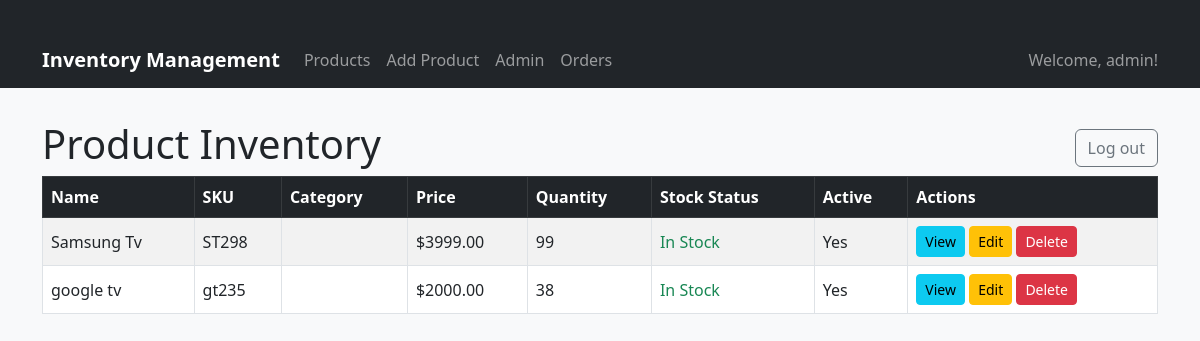
Screenshot of /inventory/ (signed in) with the database file from the repository.
### authentication/models.py (models this page shows, shortened)
class CustomUser(AbstractUser):
    ROLE_CHOICES = [
        ('store_manager', 'Store Manager'),
        ('sales_staff', 'Sales Staff'),
        ('system_admin', 'System Administrator'),
    ]
    role = models.CharField(max_length=20, choices=ROLE_CHOICES, default='sales_staff')
    phone = models.CharField(max_length=15, blank=True, null=True)
    created_at = models.DateTimeField(auto_now_add=True)
    updated_at = models.DateTimeField(auto_now=True)

### inventory/models.py (models this page shows, shortened)
class Product(models.Model):
    name = models.CharField(max_length=255)
    sku = models.CharField(max_length=100, unique=True)
    price = models.DecimalField(max_digits=10, decimal_places=2)
    cost = models.DecimalField(max_digits=10, decimal_places=2)
    quantity = models.IntegerField()
    min_stock_level = models.IntegerField(default=10)
    description = models.TextField(blank=True)
    is_active = models.BooleanField(default=True)
    created_by = models.ForeignKey(User, on_delete=models.CASCADE)
    category = models.ForeignKey(Category, on_delete=models.SET_NULL, null=True, blank=True, related_name="products")
    created_at = models.DateTimeField(auto_now_add=True)
    updated_at = models.DateTimeField(auto_now=True)
    class Meta:
        permissions = (
            ("can_bulk_update_prices", "Can bulk update prices"),
        )
    def is_low_stock(self):
        return self.quantity <= self.min_stock_level

### inventory/views.py (the view)
# urls.py: path('', views.product_list, name='product_list'),
@login_required
def product_list(request):
    products = Product.objects.all()
    context = {'products': products}
    return render(request, 'inventory/product_list.html', context)

### inventory/templates/inventory/product_list.html (shortened to what this page needs)
{% extends "inventory/base.html" %}
 {% load widget_tweaks %}
{% block content %}
<div style="display: flex; justify-content: space-between; align-items: center;">
  <h1>Product Inventory</h1>
  {% if user.is_authenticated %}
    <a href="{% url 'authentication:logout' %}" class="btn btn-outline-secondary">Log out</a>
  {% else %}
    <a href="{% url 'authentication:login' %}" class="btn btn-outline-primary">Login</a>
  {% endif %}
</div>
<table class="table table-striped table-bordered align-middle">
  <thead class="table-dark">
    <tr>
      <th>Name</th>
      <th>SKU</th>
      <th>Category</th>
      <th>Price</th>
      <th>Quantity</th>
      <th>Stock Status</th>
      <th>Active</th>
      <th>Actions</th>
    </tr>
  </thead>
  <tbody>
    {% for product in products %}
    <tr>
      <td>{{ product.name }}</td>
      <td>{{ product.sku }}</td>
      <td>{{ product.category.name }}</td>
      <td>${{ product.price }}</td>
      <td>{{ product.quantity }}</td>
      <td>
        {% if product.is_low_stock %}
          <span class="text-danger fw-bold">Low Stock</span>
        {% elif product.quantity == 0 %}
          <span class="text-danger fw-bold">Out of Stock</span>
        {% else %}
          <span class="text-success">In Stock</span>
        {% endif %}
      </td>
      <td>{{ product.is_active|yesno:"Yes,No" }}</td>
      <td>
        <a href="{% url 'inventory:product_detail' product.pk %}" class="btn btn-sm btn-info">View</a>
        <a href="{% url 'inventory:product_update' product.pk %}" class="btn btn-sm btn-warning">Edit</a>
        <a href="{% url 'inventory:product_delete' product.pk %}" class="btn btn-sm btn-danger">Delete</a>
      </td>
    </tr>
    {% empty %}
    <tr><td colspan="8" class="text-center">No products found.</td></tr>
    {% endfor %}
  </tbody>
</table>
{% endblock %}

### inventory/templates/inventory/base.html (shortened to what this page needs)
<!DOCTYPE html>
<html lang="en">
  <head>
    <link
      href="https://cdn.jsdelivr.net/npm/bootstrap@5.3.0/dist/css/bootstrap.min.css"
      rel="stylesheet"
    />
  </head>
  <body>
    <nav class="navbar navbar-expand-lg navbar-dark bg-dark">
      <div class="container">
        <a class="navbar-brand" href="{% url 'inventory:product_list' %}"
          >Inventory Management</a
        >
        <div class="collapse navbar-collapse" id="navbarNav">
          <ul class="navbar-nav me-auto">
            <li class="nav-item">
              <a class="nav-link" href="{% url 'inventory:product_list' %}"
                >Products</a
              >
            </li>
            <li class="nav-item">
              <a class="nav-link" href="{% url 'inventory:product_create' %}"
                >Add Product</a
              >
            </li>
            <li class="nav-item">
              <a class="nav-link" href="/admin/">Admin</a>
            </li>
            <li class="nav-item">
              <a class="nav-link" href="{% url 'orders:list' %}">Orders</a>
            </li>
          </ul>
          <ul class="navbar-nav">
            {% if user.is_authenticated %}
            <li class="nav-item">
              <span class="navbar-text">Welcome, {{ user.username }}!</span>
            </li>
            {% else %}
            <li class="nav-item">
              <a class="nav-link" href="/admin/">Login</a>
            </li>
            {% endif %}
          </ul>
        </div>
      </div>
    </nav>
    <div class="container">
       {% block content %} {% endblock %}
    </div>
  </body>
</html>

### inventory/templates/inventory/base.html (style rules this page uses)
body { background-color: #f8f9fa; }
.navbar-brand { font-weight: bold; }
.container { margin-top: 2rem; }

### rows the page displays
CustomUser: username "admin"
Product: name "Samsung Tv", sku "ST298", price "3999.00", quantity "99", min_stock_level "In Stock", is_active "Yes"
Product: name "google tv", sku "gt235", price "2000.00", quantity "38", min_stock_level "In Stock", is_active "Yes"
